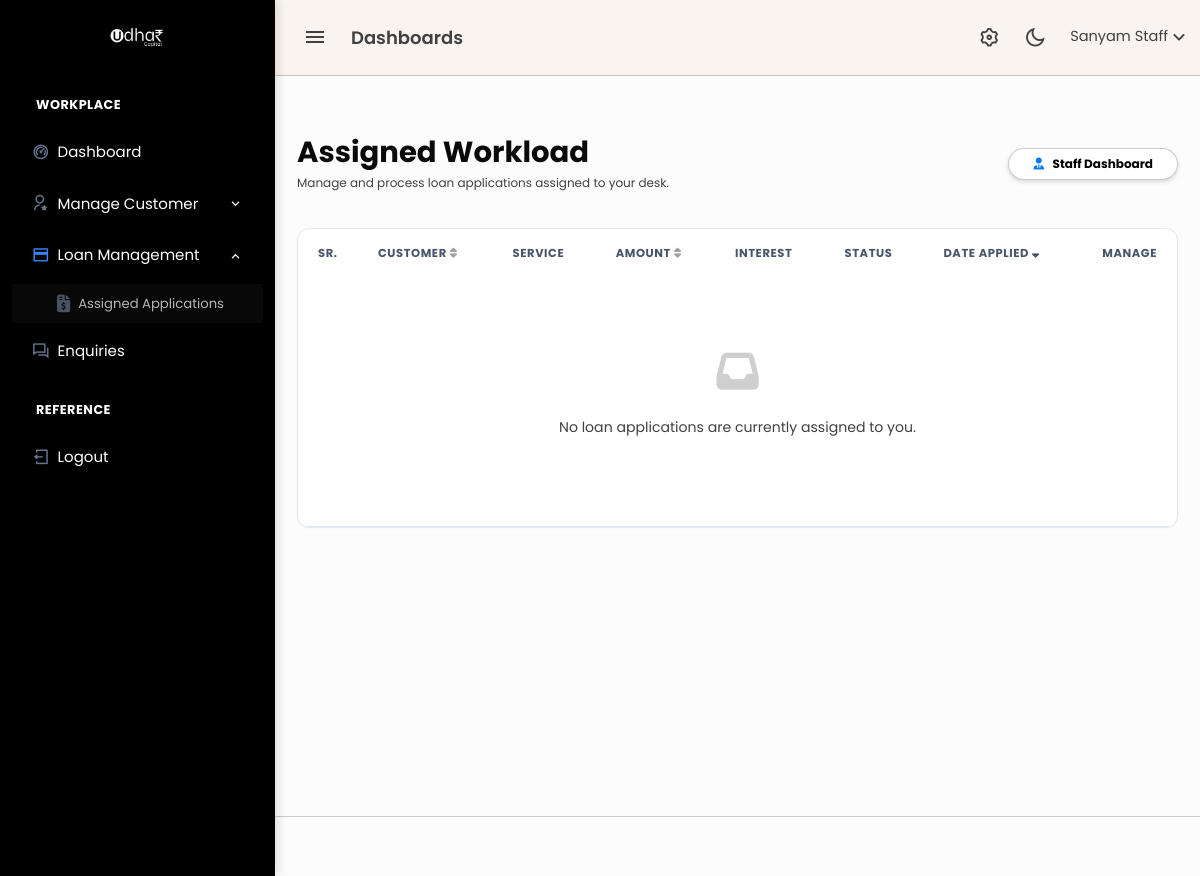
/staff/loan_applications.php (signed in), run on an earlier commit of the app's database.
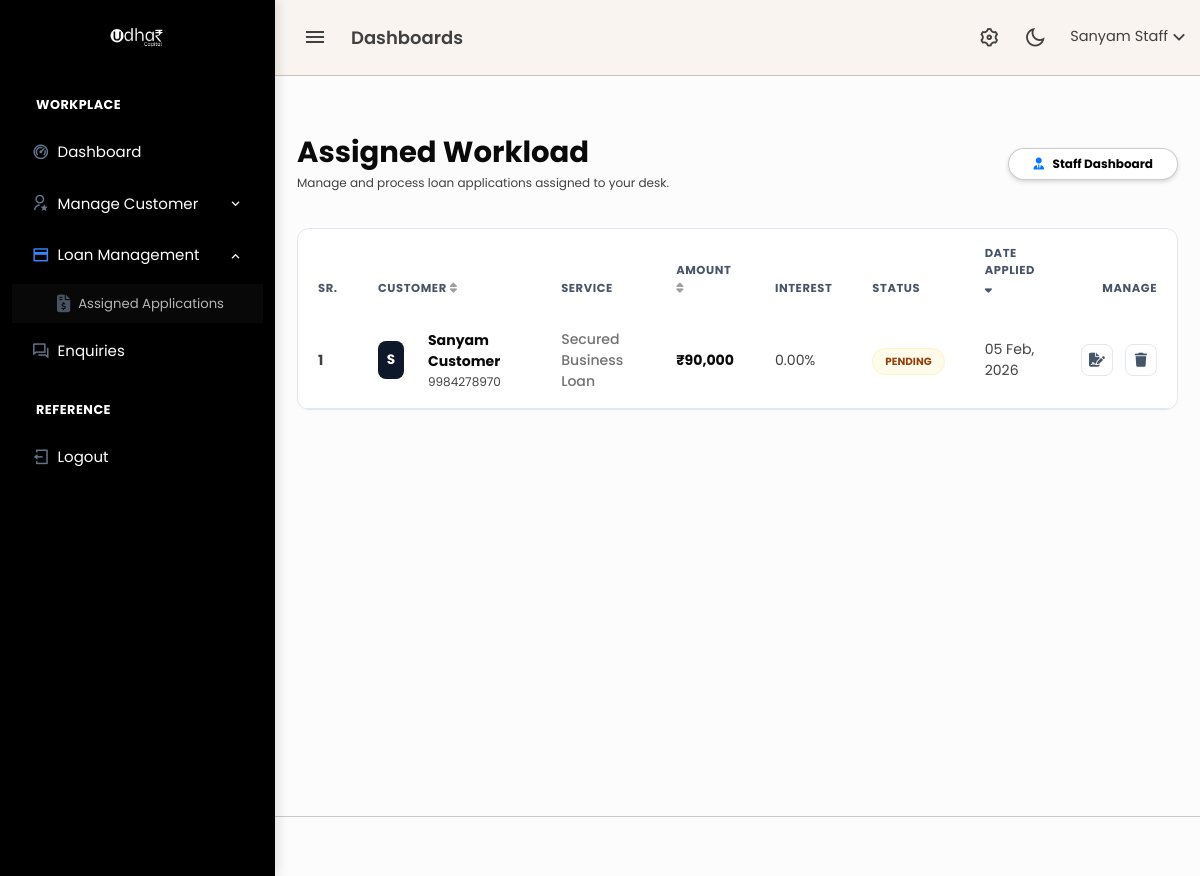
And on a later commit of the database.
### tables this page shows
CREATE TABLE `loan_applications` (
  `id` bigint(20) UNSIGNED NOT NULL,
  `customer_id` bigint(20) UNSIGNED NOT NULL,
  `service_id` bigint(20) UNSIGNED NOT NULL,
  `assigned_staff_id` bigint(20) UNSIGNED DEFAULT NULL,
  `assigned_by` bigint(20) UNSIGNED DEFAULT NULL,
  `assigned_at` timestamp NULL DEFAULT NULL,
  `interest_rate` decimal(5,2) NOT NULL DEFAULT 0.00,
  `requested_amount` decimal(15,2) NOT NULL,
  `tenure_years` int(11) NOT NULL,
  `emi_amount` decimal(15,2) NOT NULL,
  `status` enum('pending','approved','rejected','disbursed') DEFAULT 'pending',
  `created_at` timestamp NOT NULL DEFAULT current_timestamp(),
  `rejection_note` text DEFAULT NULL
);

CREATE TABLE `customers` (
  `id` bigint(20) UNSIGNED NOT NULL,
  `full_name` varchar(255) NOT NULL,
  `email` varchar(255) NOT NULL,
  `phone` varchar(20) NOT NULL,
  `password` varchar(255) NOT NULL,
  `aadhaar_number` varchar(20) DEFAULT NULL,
  `status` enum('active','blocked') DEFAULT 'active',
  `created_at` timestamp NOT NULL DEFAULT current_timestamp(),
  `updated_at` timestamp NOT NULL DEFAULT current_timestamp() ON UPDATE current_timestamp()
);

CREATE TABLE `services` (
  `id` bigint(20) UNSIGNED NOT NULL,
  `category_id` bigint(20) UNSIGNED NOT NULL,
  `sub_category_id` bigint(20) UNSIGNED NOT NULL,
  `service_name` varchar(255) NOT NULL,
  `title` varchar(255) NOT NULL,
  `slug` varchar(255) NOT NULL,
  `short_description` text DEFAULT NULL,
  `long_description` longtext DEFAULT NULL,
  `hero_image` varchar(255) DEFAULT NULL,
  `created_at` timestamp NULL DEFAULT current_timestamp(),
  `updated_at` timestamp NULL DEFAULT current_timestamp() ON UPDATE current_timestamp()
);

### staff/loan_applications.php (the view, shortened to what the changed rows need)
<?php
include 'db/config.php';
include 'header.php';
echo '<link rel="stylesheet" href="https://cdnjs.cloudflare.com/ajax/libs/font-awesome/6.4.2/css/all.min.css">';
$staff_id = (int)$_SESSION['staff_id'];
$can_delete = hasAccess($conn, 'loan_delete');
$sort_column = $_GET['sort'] ?? 'l.created_at';
$sort_order = $_GET['order'] ?? 'DESC';
$next_order = ($sort_order == 'ASC') ? 'DESC' : 'ASC';
$query = "SELECT l.*, c.full_name, c.phone, s.service_name
          FROM loan_applications l
          JOIN customers c ON l.customer_id = c.id
          JOIN services s ON l.service_id = s.id
          WHERE l.assigned_staff_id = $staff_id
          ORDER BY $sort_column $sort_order";
$result = mysqli_query($conn, $query);
$sr_no = 1;
function sortLink($col, $label, $current_col, $current_order, $next_order) {
    $icon = ($current_col == $col) ? ($current_order == 'ASC' ? ' <i class="fas fa-sort-up"></i>' : ' <i class="fas fa-sort-down"></i>') : ' <i class="fas fa-sort text-muted opacity-50"></i>';
    return '<a href="?sort='.$col.'&order='.$next_order.'" class="sort-link text-decoration-none">' . $label . $icon . '</a>';
}
?>
<div class="content-page">
    <div class="content">
        <div class="container-fluid pt-4">
            <div class="d-flex justify-content-between align-items-center mb-4">
                <div>
                    <h2 class="fw-bold text-dark mb-1">Assigned Workload</h2>
                </div>
            </div>
            <div class="card card-modern">
                <div class="card-body p-0">
                    <div class="table-responsive">
                        <table class="table table-modern mb-0">
                            <thead>
                                <tr>
                                    <th width="60">Sr.</th>
                                    <th><?= sortLink('c.full_name', 'Customer', $sort_column, $sort_order, $next_order) ?></th>
                                    <th>Service</th>
                                    <th><?= sortLink('l.requested_amount', 'Amount', $sort_column, $sort_order, $next_order) ?></th>
                                    <th>Interest</th>
                                    <th>Status</th>
                                    <th><?= sortLink('l.created_at', 'Date Applied', $sort_column, $sort_order, $next_order) ?></th>
                                    <th width="100" class="text-end">Manage</th>
                                </tr>
                            </thead>
                            <tbody>
                                <?php if (mysqli_num_rows($result) == 0) : ?>
                                    <tr>
                                        <td colspan="8" class="text-center py-5 text-muted">
                                            <i class="fas fa-inbox fa-3x mb-3 opacity-25"></i>
                                            <p>No loan applications are currently assigned to you.</p>
                                        </td>
                                    </tr>
                                <?php endif; ?>
                                <?php while ($row = mysqli_fetch_assoc($result)) : ?>
                                    <tr>
                                        <td class="fw-bold text-muted"><?= $sr_no++ ?></td>
                                        <td>
                                            <div class="d-flex align-items-center">
                                                <div class="avatar-init me-3"><?= strtoupper(substr($row['full_name'], 0, 1)) ?></div>
                                                <div>
                                                    <div class="fw-bold text-dark"><?= htmlspecialchars($row['full_name']) ?></div>
                                                    <div class="small text-muted"><?= htmlspecialchars($row['phone']) ?></div>
                                                </div>
                                            </div>
                                        </td>
                                        <td><span class="text-secondary fw-medium"><?= htmlspecialchars($row['service_name']) ?></span></td>
                                        <td class="fw-bold text-dark">₹<?= number_format($row['requested_amount']) ?></td>
                                        <td class="text-muted"><?= number_format((float)$row['interest_rate'], 2) ?>%</td>
                                        <td>
                                            <span class="st-badge st-<?= $row['status'] ?>">
                                                <?= ucfirst($row['status']) ?>
                                            </span>
                                        </td>
                                        <td class="small text-muted"><?= date('d M, Y', strtotime($row['created_at'])) ?></td>
                                        <td class="text-end">
                                            <div class="d-flex justify-content-end gap-2">
                                                <a href="loan_view.php?id=<?= $row['id'] ?>" class="btn-action" title="Process Application">
                                                    <i class="fas fa-file-signature"></i>
                                                </a>
                                                <?php if ($can_delete) : ?>
                                                    <form action="db/loan_handler.php" method="POST" class="d-inline" onsubmit="return confirm('Permanently delete this application?');">
                                                        <button type="submit" class="btn-action btn-delete" title="Delete">
                                                            <i class="fas fa-trash"></i>
                                                        </button>
                                                    </form>
                                                <?php endif; ?>
                                            </div>
                                        </td>
                                    </tr>
                                <?php endwhile; ?>
                            </tbody>
                        </table>
                    </div>
                </div>
            </div>
        </div>
    </div>
</div>
<?php include 'footer.php'; ?>

What changed in the data, as far as the page shows it:
now on this page (row edited): loan_applications: customer.full_name "S", customer.full_name "Sanyam Customer", customer.phone "9984278970", service.service_name "Secured Business Loan", requested_amount "90,000", interest_rate "0.00", status "PENDING", created_at "05 Feb, 2026"
Also different on the page:
text no longer shown: "No loan applications are currently assigned to you."
